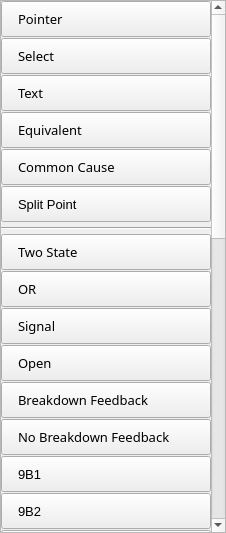
<?xml version="1.0" encoding="UTF-8"?>
<ui version="4.0">
 <class>ToolboxGoMarkov</class>
 <widget class="QWidget" name="ToolboxGoMarkov">
  <property name="geometry">
   <rect>
    <x>0</x>
    <y>0</y>
    <width>226</width>
    <height>533</height>
   </rect>
  </property>
  <property name="windowTitle">
   <string>Form</string>
  </property>
  <layout class="QVBoxLayout" name="verticalLayout">
   <property name="spacing">
    <number>0</number>
   </property>
   <property name="leftMargin">
    <number>0</number>
   </property>
   <property name="topMargin">
    <number>0</number>
   </property>
   <property name="rightMargin">
    <number>0</number>
   </property>
   <property name="bottomMargin">
    <number>0</number>
   </property>
   <item>
    <widget class="QScrollArea" name="scrollArea">
     <property name="widgetResizable">
      <bool>true</bool>
     </property>
     <widget class="QWidget" name="scrollAreaWidgetContents">
      <property name="geometry">
       <rect>
        <x>0</x>
        <y>-680</y>
        <width>238</width>
        <height>1194</height>
       </rect>
      </property>
      <layout class="QVBoxLayout" name="verticalLayout_2">
       <property name="spacing">
        <number>1</number>
       </property>
       <property name="leftMargin">
        <number>0</number>
       </property>
       <property name="topMargin">
        <number>0</number>
       </property>
       <property name="rightMargin">
        <number>0</number>
       </property>
       <property name="bottomMargin">
        <number>0</number>
       </property>
       <item>
        <widget class="QPushButton" name="buttonPointer">
         <property name="sizePolicy">
          <sizepolicy hsizetype="Minimum" vsizetype="Expanding">
           <horstretch>0</horstretch>
           <verstretch>0</verstretch>
          </sizepolicy>
         </property>
         <property name="minimumSize">
          <size>
           <width>0</width>
           <height>36</height>
          </size>
         </property>
         <property name="font">
          <font>
           <family>微软雅黑</family>
           <pointsize>10</pointsize>
           <weight>50</weight>
           <bold>false</bold>
           <stylestrategy>PreferAntialias</stylestrategy>
          </font>
         </property>
         <property name="toolTip">
          <string/>
         </property>
         <property name="styleSheet">
          <string notr="true">text-align: left;
padding-left: 16px;
background-color: linear-gradient(rgb(234, 234, 234), rgb(218, 218, 218));
border-color: rgb(204, 204, 204) rgb(204, 204, 204) rgb(181, 181, 181);
</string>
         </property>
         <property name="text">
          <string>Pointer</string>
         </property>
         <property name="icon">
          <iconset resource="../resource.qrc">
           <normaloff>:/icon/resource/image/tool_pointer.png</normaloff>:/icon/resource/image/tool_pointer.png</iconset>
         </property>
         <property name="iconSize">
          <size>
           <width>24</width>
           <height>24</height>
          </size>
         </property>
         <property name="flat">
          <bool>false</bool>
         </property>
        </widget>
       </item>
       <item>
        <widget class="QPushButton" name="buttonSelect">
         <property name="sizePolicy">
          <sizepolicy hsizetype="Minimum" vsizetype="Expanding">
           <horstretch>0</horstretch>
           <verstretch>0</verstretch>
          </sizepolicy>
         </property>
         <property name="minimumSize">
          <size>
           <width>0</width>
           <height>36</height>
          </size>
         </property>
         <property name="font">
          <font>
           <family>微软雅黑</family>
           <pointsize>10</pointsize>
           <weight>50</weight>
           <bold>false</bold>
           <stylestrategy>PreferAntialias</stylestrategy>
          </font>
         </property>
         <property name="toolTip">
          <string/>
         </property>
         <property name="styleSheet">
          <string notr="true">text-align: left;
padding-left: 16px;
background-color: linear-gradient(rgb(234, 234, 234), rgb(218, 218, 218));
border-color: rgb(204, 204, 204) rgb(204, 204, 204) rgb(181, 181, 181);
</string>
         </property>
         <property name="text">
          <string>Select</string>
         </property>
         <property name="icon">
          <iconset resource="../resource.qrc">
           <normaloff>:/icon/resource/image/tool_select.png</normaloff>:/icon/resource/image/tool_select.png</iconset>
         </property>
         <property name="iconSize">
          <size>
           <width>24</width>
           <height>24</height>
          </size>
         </property>
         <property name="flat">
          <bool>false</bool>
         </property>
        </widget>
       </item>
       <item>
        <widget class="QPushButton" name="buttonText">
         <property name="sizePolicy">
          <sizepolicy hsizetype="Minimum" vsizetype="Expanding">
           <horstretch>0</horstretch>
           <verstretch>0</verstretch>
          </sizepolicy>
         </property>
         <property name="minimumSize">
          <size>
           <width>0</width>
           <height>36</height>
          </size>
         </property>
         <property name="font">
          <font>
           <family>微软雅黑</family>
           <pointsize>10</pointsize>
           <weight>50</weight>
           <bold>false</bold>
           <stylestrategy>PreferAntialias</stylestrategy>
          </font>
         </property>
         <property name="toolTip">
          <string/>
         </property>
         <property name="styleSheet">
          <string notr="true">text-align: left;
padding-left: 16px;
background-color: linear-gradient(rgb(234, 234, 234), rgb(218, 218, 218));
border-color: rgb(204, 204, 204) rgb(204, 204, 204) rgb(181, 181, 181);
</string>
         </property>
         <property name="text">
          <string>Text</string>
         </property>
         <property name="icon">
          <iconset resource="../resource.qrc">
           <normaloff>:/icon/resource/image/tool_text.png</normaloff>:/icon/resource/image/tool_text.png</iconset>
         </property>
         <property name="iconSize">
          <size>
           <width>24</width>
           <height>24</height>
          </size>
         </property>
         <property name="flat">
          <bool>false</bool>
         </property>
        </widget>
       </item>
       <item>
        <widget class="QPushButton" name="buttonEquivalent">
         <property name="sizePolicy">
          <sizepolicy hsizetype="Minimum" vsizetype="Expanding">
           <horstretch>0</horstretch>
           <verstretch>0</verstretch>
          </sizepolicy>
         </property>
         <property name="minimumSize">
          <size>
           <width>0</width>
           <height>36</height>
          </size>
         </property>
         <property name="font">
          <font>
           <family>微软雅黑</family>
           <pointsize>10</pointsize>
          </font>
         </property>
         <property name="styleSheet">
          <string notr="true">text-align: left;
padding-left: 16px;
background-color: linear-gradient(rgb(234, 234, 234), rgb(218, 218, 218));
border-color: rgb(204, 204, 204) rgb(204, 204, 204) rgb(181, 181, 181);
</string>
         </property>
         <property name="text">
          <string>Equivalent</string>
         </property>
         <property name="icon">
          <iconset resource="../resource.qrc">
           <normaloff>:/icon/resource/image/tool_equivalent.png</normaloff>:/icon/resource/image/tool_equivalent.png</iconset>
         </property>
         <property name="iconSize">
          <size>
           <width>24</width>
           <height>24</height>
          </size>
         </property>
        </widget>
       </item>
       <item>
        <widget class="QPushButton" name="buttonCommonCause">
         <property name="sizePolicy">
          <sizepolicy hsizetype="Minimum" vsizetype="Expanding">
           <horstretch>0</horstretch>
           <verstretch>0</verstretch>
          </sizepolicy>
         </property>
         <property name="minimumSize">
          <size>
           <width>0</width>
           <height>36</height>
          </size>
         </property>
         <property name="font">
          <font>
           <family>微软雅黑</family>
           <pointsize>10</pointsize>
          </font>
         </property>
         <property name="styleSheet">
          <string notr="true">text-align: left;
padding-left: 16px;
background-color: linear-gradient(rgb(234, 234, 234), rgb(218, 218, 218));
border-color: rgb(204, 204, 204) rgb(204, 204, 204) rgb(181, 181, 181);
</string>
         </property>
         <property name="text">
          <string>Common Cause</string>
         </property>
         <property name="icon">
          <iconset resource="../resource.qrc">
           <normaloff>:/icon/resource/image/tool_common.png</normaloff>:/icon/resource/image/tool_common.png</iconset>
         </property>
         <property name="iconSize">
          <size>
           <width>24</width>
           <height>24</height>
          </size>
         </property>
        </widget>
       </item>
       <item>
        <widget class="QPushButton" name="buttonOperatorSplit">
         <property name="sizePolicy">
          <sizepolicy hsizetype="Minimum" vsizetype="Expanding">
           <horstretch>0</horstretch>
           <verstretch>0</verstretch>
          </sizepolicy>
         </property>
         <property name="minimumSize">
          <size>
           <width>0</width>
           <height>36</height>
          </size>
         </property>
         <property name="font">
          <font>
           <pointsize>10</pointsize>
          </font>
         </property>
         <property name="styleSheet">
          <string notr="true">text-align: left;
padding-left: 16px;
background-color: linear-gradient(rgb(234, 234, 234), rgb(218, 218, 218));
border-color: rgb(204, 204, 204) rgb(204, 204, 204) rgb(181, 181, 181);
</string>
         </property>
         <property name="text">
          <string>Split Point</string>
         </property>
         <property name="icon">
          <iconset resource="../resource.qrc">
           <normaloff>:/icon/resource/image/tool_split.png</normaloff>:/icon/resource/image/tool_split.png</iconset>
         </property>
         <property name="iconSize">
          <size>
           <width>24</width>
           <height>24</height>
          </size>
         </property>
        </widget>
       </item>
       <item>
        <widget class="Line" name="line">
         <property name="minimumSize">
          <size>
           <width>0</width>
           <height>10</height>
          </size>
         </property>
         <property name="orientation">
          <enum>Qt::Horizontal</enum>
         </property>
        </widget>
       </item>
       <item>
        <widget class="QPushButton" name="buttonOperator1">
         <property name="sizePolicy">
          <sizepolicy hsizetype="Minimum" vsizetype="Expanding">
           <horstretch>0</horstretch>
           <verstretch>0</verstretch>
          </sizepolicy>
         </property>
         <property name="minimumSize">
          <size>
           <width>0</width>
           <height>36</height>
          </size>
         </property>
         <property name="font">
          <font>
           <family>微软雅黑</family>
           <pointsize>10</pointsize>
           <weight>50</weight>
           <bold>false</bold>
           <stylestrategy>PreferAntialias</stylestrategy>
          </font>
         </property>
         <property name="toolTip">
          <string/>
         </property>
         <property name="styleSheet">
          <string notr="true">text-align: left;
padding-left: 16px;
background-color: linear-gradient(rgb(234, 234, 234), rgb(218, 218, 218));
border-color: rgb(204, 204, 204) rgb(204, 204, 204) rgb(181, 181, 181);
</string>
         </property>
         <property name="text">
          <string>Two State</string>
         </property>
         <property name="icon">
          <iconset resource="../resource.qrc">
           <normaloff>:/icon/resource/image/tool_op1.png</normaloff>:/icon/resource/image/tool_op1.png</iconset>
         </property>
         <property name="iconSize">
          <size>
           <width>24</width>
           <height>24</height>
          </size>
         </property>
         <property name="flat">
          <bool>false</bool>
         </property>
        </widget>
       </item>
       <item>
        <widget class="QPushButton" name="buttonOperator2">
         <property name="sizePolicy">
          <sizepolicy hsizetype="Minimum" vsizetype="Expanding">
           <horstretch>0</horstretch>
           <verstretch>0</verstretch>
          </sizepolicy>
         </property>
         <property name="minimumSize">
          <size>
           <width>0</width>
           <height>36</height>
          </size>
         </property>
         <property name="font">
          <font>
           <family>微软雅黑</family>
           <pointsize>10</pointsize>
           <weight>50</weight>
           <bold>false</bold>
           <stylestrategy>PreferAntialias</stylestrategy>
          </font>
         </property>
         <property name="toolTip">
          <string/>
         </property>
         <property name="styleSheet">
          <string notr="true">text-align: left;
padding-left: 16px;
background-color: linear-gradient(rgb(234, 234, 234), rgb(218, 218, 218));
border-color: rgb(204, 204, 204) rgb(204, 204, 204) rgb(181, 181, 181);
</string>
         </property>
         <property name="text">
          <string>OR</string>
         </property>
         <property name="icon">
          <iconset resource="../resource.qrc">
           <normaloff>:/icon/resource/image/tool_op2.png</normaloff>:/icon/resource/image/tool_op2.png</iconset>
         </property>
         <property name="iconSize">
          <size>
           <width>24</width>
           <height>24</height>
          </size>
         </property>
         <property name="flat">
          <bool>false</bool>
         </property>
        </widget>
       </item>
       <item>
        <widget class="QPushButton" name="buttonOperator5">
         <property name="sizePolicy">
          <sizepolicy hsizetype="Minimum" vsizetype="Expanding">
           <horstretch>0</horstretch>
           <verstretch>0</verstretch>
          </sizepolicy>
         </property>
         <property name="minimumSize">
          <size>
           <width>0</width>
           <height>36</height>
          </size>
         </property>
         <property name="font">
          <font>
           <family>微软雅黑</family>
           <pointsize>10</pointsize>
           <weight>50</weight>
           <bold>false</bold>
           <stylestrategy>PreferAntialias</stylestrategy>
          </font>
         </property>
         <property name="toolTip">
          <string/>
         </property>
         <property name="styleSheet">
          <string notr="true">text-align: left;
padding-left: 16px;
background-color: linear-gradient(rgb(234, 234, 234), rgb(218, 218, 218));
border-color: rgb(204, 204, 204) rgb(204, 204, 204) rgb(181, 181, 181);
</string>
         </property>
         <property name="text">
          <string>Signal</string>
         </property>
         <property name="icon">
          <iconset resource="../resource.qrc">
           <normaloff>:/icon/resource/image/tool_op5.png</normaloff>:/icon/resource/image/tool_op5.png</iconset>
         </property>
         <property name="iconSize">
          <size>
           <width>24</width>
           <height>24</height>
          </size>
         </property>
         <property name="flat">
          <bool>false</bool>
         </property>
        </widget>
       </item>
       <item>
        <widget class="QPushButton" name="buttonOperator6">
         <property name="sizePolicy">
          <sizepolicy hsizetype="Minimum" vsizetype="Expanding">
           <horstretch>0</horstretch>
           <verstretch>0</verstretch>
          </sizepolicy>
         </property>
         <property name="minimumSize">
          <size>
           <width>0</width>
           <height>36</height>
          </size>
         </property>
         <property name="font">
          <font>
           <family>微软雅黑</family>
           <pointsize>10</pointsize>
           <weight>50</weight>
           <bold>false</bold>
           <stylestrategy>PreferAntialias</stylestrategy>
          </font>
         </property>
         <property name="toolTip">
          <string/>
         </property>
         <property name="styleSheet">
          <string notr="true">text-align: left;
padding-left: 16px;
background-color: linear-gradient(rgb(234, 234, 234), rgb(218, 218, 218));
border-color: rgb(204, 204, 204) rgb(204, 204, 204) rgb(181, 181, 181);
</string>
         </property>
         <property name="text">
          <string>Open</string>
         </property>
         <property name="icon">
          <iconset resource="../resource.qrc">
           <normaloff>:/icon/resource/image/tool_op6.png</normaloff>:/icon/resource/image/tool_op6.png</iconset>
         </property>
         <property name="iconSize">
          <size>
           <width>24</width>
           <height>24</height>
          </size>
         </property>
         <property name="flat">
          <bool>false</bool>
         </property>
        </widget>
       </item>
       <item>
        <widget class="QPushButton" name="buttonOperator9A1">
         <property name="sizePolicy">
          <sizepolicy hsizetype="Minimum" vsizetype="Expanding">
           <horstretch>0</horstretch>
           <verstretch>0</verstretch>
          </sizepolicy>
         </property>
         <property name="minimumSize">
          <size>
           <width>0</width>
           <height>36</height>
          </size>
         </property>
         <property name="font">
          <font>
           <family>微软雅黑</family>
           <pointsize>10</pointsize>
           <weight>50</weight>
           <bold>false</bold>
           <stylestrategy>PreferAntialias</stylestrategy>
          </font>
         </property>
         <property name="styleSheet">
          <string notr="true">text-align: left;
padding-left: 16px;
background-color: linear-gradient(rgb(234, 234, 234), rgb(218, 218, 218));
border-color: rgb(204, 204, 204) rgb(204, 204, 204) rgb(181, 181, 181);
</string>
         </property>
         <property name="text">
          <string>Breakdown Feedback</string>
         </property>
         <property name="icon">
          <iconset resource="../resource.qrc">
           <normaloff>:/icon/resource/image/tool_op9A1.png</normaloff>:/icon/resource/image/tool_op9A1.png</iconset>
         </property>
         <property name="iconSize">
          <size>
           <width>24</width>
           <height>24</height>
          </size>
         </property>
        </widget>
       </item>
       <item>
        <widget class="QPushButton" name="buttonOperator9A2">
         <property name="sizePolicy">
          <sizepolicy hsizetype="Minimum" vsizetype="Expanding">
           <horstretch>0</horstretch>
           <verstretch>0</verstretch>
          </sizepolicy>
         </property>
         <property name="minimumSize">
          <size>
           <width>0</width>
           <height>36</height>
          </size>
         </property>
         <property name="font">
          <font>
           <family>微软雅黑</family>
           <pointsize>10</pointsize>
           <weight>50</weight>
           <bold>false</bold>
           <stylestrategy>PreferAntialias</stylestrategy>
          </font>
         </property>
         <property name="styleSheet">
          <string notr="true">text-align: left;
padding-left: 16px;
background-color: linear-gradient(rgb(234, 234, 234), rgb(218, 218, 218));
border-color: rgb(204, 204, 204) rgb(204, 204, 204) rgb(181, 181, 181);
</string>
         </property>
         <property name="text">
          <string>No Breakdown Feedback</string>
         </property>
         <property name="icon">
          <iconset resource="../resource.qrc">
           <normaloff>:/icon/resource/image/tool_op9A2.png</normaloff>:/icon/resource/image/tool_op9A2.png</iconset>
         </property>
         <property name="iconSize">
          <size>
           <width>24</width>
           <height>24</height>
          </size>
         </property>
        </widget>
       </item>
       <item>
        <widget class="QPushButton" name="buttonOperator9B1">
         <property name="sizePolicy">
          <sizepolicy hsizetype="Minimum" vsizetype="Expanding">
           <horstretch>0</horstretch>
           <verstretch>0</verstretch>
          </sizepolicy>
         </property>
         <property name="minimumSize">
          <size>
           <width>0</width>
           <height>36</height>
          </size>
         </property>
         <property name="font">
          <font>
           <pointsize>10</pointsize>
          </font>
         </property>
         <property name="styleSheet">
          <string notr="true">text-align: left;
padding-left: 16px;
background-color: linear-gradient(rgb(234, 234, 234), rgb(218, 218, 218));
border-color: rgb(204, 204, 204) rgb(204, 204, 204) rgb(181, 181, 181);
</string>
         </property>
         <property name="text">
          <string>9B1</string>
         </property>
         <property name="icon">
          <iconset resource="../resource.qrc">
           <normaloff>:/icon/resource/image/tool_op9B1.png</normaloff>:/icon/resource/image/tool_op9B1.png</iconset>
         </property>
         <property name="iconSize">
          <size>
           <width>24</width>
           <height>24</height>
          </size>
         </property>
        </widget>
       </item>
       <item>
        <widget class="QPushButton" name="buttonOperator9B2">
         <property name="sizePolicy">
          <sizepolicy hsizetype="Minimum" vsizetype="Expanding">
           <horstretch>0</horstretch>
           <verstretch>0</verstretch>
          </sizepolicy>
         </property>
         <property name="minimumSize">
          <size>
           <width>0</width>
           <height>36</height>
          </size>
         </property>
         <property name="font">
          <font>
           <pointsize>10</pointsize>
          </font>
         </property>
         <property name="styleSheet">
          <string notr="true">text-align: left;
padding-left: 16px;
background-color: linear-gradient(rgb(234, 234, 234), rgb(218, 218, 218));
border-color: rgb(204, 204, 204) rgb(204, 204, 204) rgb(181, 181, 181);
</string>
         </property>
         <property name="text">
          <string>9B2</string>
         </property>
         <property name="icon">
          <iconset resource="../resource.qrc">
           <normaloff>:/icon/resource/image/tool_op9B2.png</normaloff>:/icon/resource/image/tool_op9B2.png</iconset>
         </property>
         <property name="iconSize">
          <size>
           <width>24</width>
           <height>24</height>
          </size>
         </property>
        </widget>
       </item>
       <item>
        <widget class="QPushButton" name="buttonOperator10">
         <property name="sizePolicy">
          <sizepolicy hsizetype="Minimum" vsizetype="Expanding">
           <horstretch>0</horstretch>
           <verstretch>0</verstretch>
          </sizepolicy>
         </property>
         <property name="minimumSize">
          <size>
           <width>0</width>
           <height>36</height>
          </size>
         </property>
         <property name="font">
          <font>
           <family>微软雅黑</family>
           <pointsize>10</pointsize>
           <weight>50</weight>
           <bold>false</bold>
           <stylestrategy>PreferAntialias</stylestrategy>
          </font>
         </property>
         <property name="toolTip">
          <string/>
         </property>
         <property name="styleSheet">
          <string notr="true">text-align: left;
padding-left: 16px;
background-color: linear-gradient(rgb(234, 234, 234), rgb(218, 218, 218));
border-color: rgb(204, 204, 204) rgb(204, 204, 204) rgb(181, 181, 181);
</string>
         </property>
         <property name="text">
          <string>AND</string>
         </property>
         <property name="icon">
          <iconset resource="../resource.qrc">
           <normaloff>:/icon/resource/image/tool_op10.png</normaloff>:/icon/resource/image/tool_op10.png</iconset>
         </property>
         <property name="iconSize">
          <size>
           <width>24</width>
           <height>24</height>
          </size>
         </property>
         <property name="flat">
          <bool>false</bool>
         </property>
        </widget>
       </item>
       <item>
        <widget class="QPushButton" name="buttonOperator11">
         <property name="sizePolicy">
          <sizepolicy hsizetype="Minimum" vsizetype="Expanding">
           <horstretch>0</horstretch>
           <verstretch>0</verstretch>
          </sizepolicy>
         </property>
         <property name="minimumSize">
          <size>
           <width>0</width>
           <height>36</height>
          </size>
         </property>
         <property name="font">
          <font>
           <family>微软雅黑</family>
           <pointsize>10</pointsize>
           <weight>50</weight>
           <bold>false</bold>
           <stylestrategy>PreferAntialias</stylestrategy>
          </font>
         </property>
         <property name="toolTip">
          <string/>
         </property>
         <property name="styleSheet">
          <string notr="true">text-align: left;
padding-left: 16px;
background-color: linear-gradient(rgb(234, 234, 234), rgb(218, 218, 218));
border-color: rgb(204, 204, 204) rgb(204, 204, 204) rgb(181, 181, 181);
</string>
         </property>
         <property name="text">
          <string>M Take K</string>
         </property>
         <property name="icon">
          <iconset resource="../resource.qrc">
           <normaloff>:/icon/resource/image/tool_op11.png</normaloff>:/icon/resource/image/tool_op11.png</iconset>
         </property>
         <property name="iconSize">
          <size>
           <width>24</width>
           <height>24</height>
          </size>
         </property>
         <property name="flat">
          <bool>false</bool>
         </property>
        </widget>
       </item>
       <item>
        <widget class="QPushButton" name="buttonOperator11A">
         <property name="sizePolicy">
          <sizepolicy hsizetype="Minimum" vsizetype="Expanding">
           <horstretch>0</horstretch>
           <verstretch>0</verstretch>
          </sizepolicy>
         </property>
         <property name="minimumSize">
          <size>
           <width>0</width>
           <height>36</height>
          </size>
         </property>
         <property name="font">
          <font>
           <pointsize>10</pointsize>
          </font>
         </property>
         <property name="styleSheet">
          <string notr="true">text-align: left;
padding-left: 16px;
background-color: linear-gradient(rgb(234, 234, 234), rgb(218, 218, 218));
border-color: rgb(204, 204, 204) rgb(204, 204, 204) rgb(181, 181, 181);
</string>
         </property>
         <property name="text">
          <string>M Take K</string>
         </property>
         <property name="icon">
          <iconset resource="../resource.qrc">
           <normaloff>:/icon/resource/image/tool_op11A.png</normaloff>:/icon/resource/image/tool_op11A.png</iconset>
         </property>
         <property name="iconSize">
          <size>
           <width>24</width>
           <height>24</height>
          </size>
         </property>
        </widget>
       </item>
       <item>
        <widget class="QPushButton" name="buttonOperator12A">
         <property name="sizePolicy">
          <sizepolicy hsizetype="Minimum" vsizetype="Expanding">
           <horstretch>0</horstretch>
           <verstretch>0</verstretch>
          </sizepolicy>
         </property>
         <property name="minimumSize">
          <size>
           <width>0</width>
           <height>36</height>
          </size>
         </property>
         <property name="font">
          <font>
           <family>微软雅黑</family>
           <pointsize>10</pointsize>
          </font>
         </property>
         <property name="styleSheet">
          <string notr="true">text-align: left;
padding-left: 16px;
background-color: linear-gradient(rgb(234, 234, 234), rgb(218, 218, 218));
border-color: rgb(204, 204, 204) rgb(204, 204, 204) rgb(181, 181, 181);
</string>
         </property>
         <property name="text">
          <string>State Separation</string>
         </property>
         <property name="icon">
          <iconset resource="../resource.qrc">
           <normaloff>:/icon/resource/image/tool_op12A.png</normaloff>:/icon/resource/image/tool_op12A.png</iconset>
         </property>
         <property name="iconSize">
          <size>
           <width>24</width>
           <height>24</height>
          </size>
         </property>
        </widget>
       </item>
       <item>
        <widget class="QPushButton" name="buttonOperator13A">
         <property name="sizePolicy">
          <sizepolicy hsizetype="Minimum" vsizetype="Expanding">
           <horstretch>0</horstretch>
           <verstretch>0</verstretch>
          </sizepolicy>
         </property>
         <property name="minimumSize">
          <size>
           <width>0</width>
           <height>36</height>
          </size>
         </property>
         <property name="font">
          <font>
           <family>微软雅黑</family>
           <pointsize>10</pointsize>
           <weight>50</weight>
           <bold>false</bold>
           <stylestrategy>PreferAntialias</stylestrategy>
          </font>
         </property>
         <property name="styleSheet">
          <string notr="true">text-align: left;
padding-left: 16px;
background-color: linear-gradient(rgb(234, 234, 234), rgb(218, 218, 218));
border-color: rgb(204, 204, 204) rgb(204, 204, 204) rgb(181, 181, 181);
</string>
         </property>
         <property name="text">
          <string>Multiplex Input and Output (×)</string>
         </property>
         <property name="icon">
          <iconset resource="../resource.qrc">
           <normaloff>:/icon/resource/image/tool_op13A.png</normaloff>:/icon/resource/image/tool_op13A.png</iconset>
         </property>
         <property name="iconSize">
          <size>
           <width>24</width>
           <height>24</height>
          </size>
         </property>
        </widget>
       </item>
       <item>
        <widget class="QPushButton" name="buttonOperator13B">
         <property name="sizePolicy">
          <sizepolicy hsizetype="Minimum" vsizetype="Expanding">
           <horstretch>0</horstretch>
           <verstretch>0</verstretch>
          </sizepolicy>
         </property>
         <property name="minimumSize">
          <size>
           <width>0</width>
           <height>36</height>
          </size>
         </property>
         <property name="font">
          <font>
           <family>微软雅黑</family>
           <pointsize>10</pointsize>
           <weight>50</weight>
           <bold>false</bold>
           <stylestrategy>PreferAntialias</stylestrategy>
          </font>
         </property>
         <property name="styleSheet">
          <string notr="true">text-align: left;
padding-left: 16px;
background-color: linear-gradient(rgb(234, 234, 234), rgb(218, 218, 218));
border-color: rgb(204, 204, 204) rgb(204, 204, 204) rgb(181, 181, 181);
</string>
         </property>
         <property name="text">
          <string>Multiplex Input and Output (+)</string>
         </property>
         <property name="icon">
          <iconset resource="../resource.qrc">
           <normaloff>:/icon/resource/image/tool_op13B.png</normaloff>:/icon/resource/image/tool_op13B.png</iconset>
         </property>
         <property name="iconSize">
          <size>
           <width>24</width>
           <height>24</height>
          </size>
         </property>
        </widget>
       </item>
       <item>
        <widget class="QPushButton" name="buttonOperator15A">
         <property name="sizePolicy">
          <sizepolicy hsizetype="Minimum" vsizetype="Expanding">
           <horstretch>0</horstretch>
           <verstretch>0</verstretch>
          </sizepolicy>
         </property>
         <property name="minimumSize">
          <size>
           <width>0</width>
           <height>36</height>
          </size>
         </property>
         <property name="font">
          <font>
           <family>微软雅黑</family>
           <pointsize>10</pointsize>
           <weight>50</weight>
           <bold>false</bold>
           <stylestrategy>PreferAntialias</stylestrategy>
          </font>
         </property>
         <property name="styleSheet">
          <string notr="true">text-align: left;
padding-left: 16px;
background-color: linear-gradient(rgb(234, 234, 234), rgb(218, 218, 218));
border-color: rgb(204, 204, 204) rgb(204, 204, 204) rgb(181, 181, 181);
</string>
         </property>
         <property name="text">
          <string>Corresponding Gate</string>
         </property>
         <property name="icon">
          <iconset resource="../resource.qrc">
           <normaloff>:/icon/resource/image/tool_op15A.png</normaloff>:/icon/resource/image/tool_op15A.png</iconset>
         </property>
         <property name="iconSize">
          <size>
           <width>24</width>
           <height>24</height>
          </size>
         </property>
        </widget>
       </item>
       <item>
        <widget class="QPushButton" name="buttonOperator15B">
         <property name="sizePolicy">
          <sizepolicy hsizetype="Minimum" vsizetype="Expanding">
           <horstretch>0</horstretch>
           <verstretch>0</verstretch>
          </sizepolicy>
         </property>
         <property name="minimumSize">
          <size>
           <width>0</width>
           <height>36</height>
          </size>
         </property>
         <property name="font">
          <font>
           <family>微软雅黑</family>
           <pointsize>10</pointsize>
          </font>
         </property>
         <property name="styleSheet">
          <string notr="true">text-align: left;
padding-left: 16px;
background-color: linear-gradient(rgb(234, 234, 234), rgb(218, 218, 218));
border-color: rgb(204, 204, 204) rgb(204, 204, 204) rgb(181, 181, 181);
</string>
         </property>
         <property name="text">
          <string>Parallel Computing</string>
         </property>
         <property name="icon">
          <iconset resource="../resource.qrc">
           <normaloff>:/icon/resource/image/tool_op15B.png</normaloff>:/icon/resource/image/tool_op15B.png</iconset>
         </property>
         <property name="iconSize">
          <size>
           <width>24</width>
           <height>24</height>
          </size>
         </property>
        </widget>
       </item>
       <item>
        <widget class="QPushButton" name="buttonOperator16">
         <property name="sizePolicy">
          <sizepolicy hsizetype="Minimum" vsizetype="Expanding">
           <horstretch>0</horstretch>
           <verstretch>0</verstretch>
          </sizepolicy>
         </property>
         <property name="minimumSize">
          <size>
           <width>0</width>
           <height>36</height>
          </size>
         </property>
         <property name="font">
          <font>
           <family>微软雅黑</family>
           <pointsize>10</pointsize>
          </font>
         </property>
         <property name="styleSheet">
          <string notr="true">text-align: left;
padding-left: 16px;
background-color: linear-gradient(rgb(234, 234, 234), rgb(218, 218, 218));
border-color: rgb(204, 204, 204) rgb(204, 204, 204) rgb(181, 181, 181);
</string>
         </property>
         <property name="text">
          <string>Restore Open</string>
         </property>
         <property name="icon">
          <iconset resource="../resource.qrc">
           <normaloff>:/icon/resource/image/tool_op16.png</normaloff>:/icon/resource/image/tool_op16.png</iconset>
         </property>
         <property name="iconSize">
          <size>
           <width>24</width>
           <height>24</height>
          </size>
         </property>
        </widget>
       </item>
       <item>
        <widget class="QPushButton" name="buttonOperator17">
         <property name="sizePolicy">
          <sizepolicy hsizetype="Minimum" vsizetype="Expanding">
           <horstretch>0</horstretch>
           <verstretch>0</verstretch>
          </sizepolicy>
         </property>
         <property name="minimumSize">
          <size>
           <width>0</width>
           <height>36</height>
          </size>
         </property>
         <property name="font">
          <font>
           <family>微软雅黑</family>
           <pointsize>10</pointsize>
          </font>
         </property>
         <property name="styleSheet">
          <string notr="true">text-align: left;
padding-left: 16px;
background-color: linear-gradient(rgb(234, 234, 234), rgb(218, 218, 218));
border-color: rgb(204, 204, 204) rgb(204, 204, 204) rgb(181, 181, 181);
</string>
         </property>
         <property name="text">
          <string>Restore Close</string>
         </property>
         <property name="icon">
          <iconset resource="../resource.qrc">
           <normaloff>:/icon/resource/image/tool_op17.png</normaloff>:/icon/resource/image/tool_op17.png</iconset>
         </property>
         <property name="iconSize">
          <size>
           <width>24</width>
           <height>24</height>
          </size>
         </property>
        </widget>
       </item>
       <item>
        <widget class="QPushButton" name="buttonOperator18">
         <property name="sizePolicy">
          <sizepolicy hsizetype="Minimum" vsizetype="Expanding">
           <horstretch>0</horstretch>
           <verstretch>0</verstretch>
          </sizepolicy>
         </property>
         <property name="minimumSize">
          <size>
           <width>0</width>
           <height>36</height>
          </size>
         </property>
         <property name="font">
          <font>
           <family>微软雅黑</family>
           <pointsize>10</pointsize>
          </font>
         </property>
         <property name="styleSheet">
          <string notr="true">text-align: left;
padding-left: 16px;
background-color: linear-gradient(rgb(234, 234, 234), rgb(218, 218, 218));
border-color: rgb(204, 204, 204) rgb(204, 204, 204) rgb(181, 181, 181);
</string>
         </property>
         <property name="text">
          <string>Backup Gate</string>
         </property>
         <property name="icon">
          <iconset resource="../resource.qrc">
           <normaloff>:/icon/resource/image/tool_op18.png</normaloff>:/icon/resource/image/tool_op18.png</iconset>
         </property>
         <property name="iconSize">
          <size>
           <width>24</width>
           <height>24</height>
          </size>
         </property>
        </widget>
       </item>
       <item>
        <widget class="QPushButton" name="buttonOperator18A">
         <property name="sizePolicy">
          <sizepolicy hsizetype="Minimum" vsizetype="Expanding">
           <horstretch>0</horstretch>
           <verstretch>0</verstretch>
          </sizepolicy>
         </property>
         <property name="minimumSize">
          <size>
           <width>0</width>
           <height>36</height>
          </size>
         </property>
         <property name="font">
          <font>
           <family>微软雅黑</family>
           <pointsize>10</pointsize>
          </font>
         </property>
         <property name="styleSheet">
          <string notr="true">text-align: left;
padding-left: 16px;
background-color: linear-gradient(rgb(234, 234, 234), rgb(218, 218, 218));
border-color: rgb(204, 204, 204) rgb(204, 204, 204) rgb(181, 181, 181);
</string>
         </property>
         <property name="text">
          <string>Backup Gate</string>
         </property>
         <property name="icon">
          <iconset resource="../resource.qrc">
           <normaloff>:/icon/resource/image/tool_op18A.png</normaloff>:/icon/resource/image/tool_op18A.png</iconset>
         </property>
         <property name="iconSize">
          <size>
           <width>24</width>
           <height>24</height>
          </size>
         </property>
        </widget>
       </item>
       <item>
        <widget class="QPushButton" name="buttonOperator19">
         <property name="sizePolicy">
          <sizepolicy hsizetype="Minimum" vsizetype="Expanding">
           <horstretch>0</horstretch>
           <verstretch>0</verstretch>
          </sizepolicy>
         </property>
         <property name="minimumSize">
          <size>
           <width>0</width>
           <height>36</height>
          </size>
         </property>
         <property name="font">
          <font>
           <family>微软雅黑</family>
           <pointsize>10</pointsize>
          </font>
         </property>
         <property name="styleSheet">
          <string notr="true">text-align: left;
padding-left: 16px;
background-color: linear-gradient(rgb(234, 234, 234), rgb(218, 218, 218));
border-color: rgb(204, 204, 204) rgb(204, 204, 204) rgb(181, 181, 181);
</string>
         </property>
         <property name="text">
          <string>Overpressure Protection</string>
         </property>
         <property name="icon">
          <iconset resource="../resource.qrc">
           <normaloff>:/icon/resource/image/tool_op19.png</normaloff>:/icon/resource/image/tool_op19.png</iconset>
         </property>
         <property name="iconSize">
          <size>
           <width>24</width>
           <height>24</height>
          </size>
         </property>
        </widget>
       </item>
       <item>
        <widget class="QPushButton" name="buttonOperator20">
         <property name="sizePolicy">
          <sizepolicy hsizetype="Minimum" vsizetype="Expanding">
           <horstretch>0</horstretch>
           <verstretch>0</verstretch>
          </sizepolicy>
         </property>
         <property name="minimumSize">
          <size>
           <width>0</width>
           <height>36</height>
          </size>
         </property>
         <property name="font">
          <font>
           <family>微软雅黑</family>
           <pointsize>10</pointsize>
          </font>
         </property>
         <property name="styleSheet">
          <string notr="true">text-align: left;
padding-left: 16px;
background-color: linear-gradient(rgb(234, 234, 234), rgb(218, 218, 218));
border-color: rgb(204, 204, 204) rgb(204, 204, 204) rgb(181, 181, 181);
</string>
         </property>
         <property name="text">
          <string>NOT Gate</string>
         </property>
         <property name="icon">
          <iconset resource="../resource.qrc">
           <normaloff>:/icon/resource/image/tool_op20.png</normaloff>:/icon/resource/image/tool_op20.png</iconset>
         </property>
         <property name="iconSize">
          <size>
           <width>24</width>
           <height>24</height>
          </size>
         </property>
        </widget>
       </item>
       <item>
        <widget class="QPushButton" name="buttonOperator21">
         <property name="sizePolicy">
          <sizepolicy hsizetype="Minimum" vsizetype="Expanding">
           <horstretch>0</horstretch>
           <verstretch>0</verstretch>
          </sizepolicy>
         </property>
         <property name="minimumSize">
          <size>
           <width>0</width>
           <height>36</height>
          </size>
         </property>
         <property name="font">
          <font>
           <family>微软雅黑</family>
           <pointsize>10</pointsize>
          </font>
         </property>
         <property name="styleSheet">
          <string notr="true">text-align: left;
padding-left: 16px;
background-color: linear-gradient(rgb(234, 234, 234), rgb(218, 218, 218));
border-color: rgb(204, 204, 204) rgb(204, 204, 204) rgb(181, 181, 181);
</string>
         </property>
         <property name="text">
          <string>Overall Feedback</string>
         </property>
         <property name="icon">
          <iconset resource="../resource.qrc">
           <normaloff>:/icon/resource/image/tool_op21.png</normaloff>:/icon/resource/image/tool_op21.png</iconset>
         </property>
         <property name="iconSize">
          <size>
           <width>24</width>
           <height>24</height>
          </size>
         </property>
        </widget>
       </item>
       <item>
        <widget class="QPushButton" name="buttonOperator22A">
         <property name="sizePolicy">
          <sizepolicy hsizetype="Minimum" vsizetype="Expanding">
           <horstretch>0</horstretch>
           <verstretch>0</verstretch>
          </sizepolicy>
         </property>
         <property name="minimumSize">
          <size>
           <width>0</width>
           <height>36</height>
          </size>
         </property>
         <property name="font">
          <font>
           <family>微软雅黑</family>
           <pointsize>10</pointsize>
          </font>
         </property>
         <property name="styleSheet">
          <string notr="true">text-align: left;
padding-left: 16px;
background-color: linear-gradient(rgb(234, 234, 234), rgb(218, 218, 218));
border-color: rgb(204, 204, 204) rgb(204, 204, 204) rgb(181, 181, 181);
</string>
         </property>
         <property name="text">
          <string>M Bits N Through</string>
         </property>
         <property name="icon">
          <iconset resource="../resource.qrc">
           <normaloff>:/icon/resource/image/tool_op22A.png</normaloff>:/icon/resource/image/tool_op22A.png</iconset>
         </property>
         <property name="iconSize">
          <size>
           <width>24</width>
           <height>24</height>
          </size>
         </property>
        </widget>
       </item>
       <item>
        <widget class="QPushButton" name="buttonOperator22B">
         <property name="sizePolicy">
          <sizepolicy hsizetype="Minimum" vsizetype="Expanding">
           <horstretch>0</horstretch>
           <verstretch>0</verstretch>
          </sizepolicy>
         </property>
         <property name="minimumSize">
          <size>
           <width>0</width>
           <height>36</height>
          </size>
         </property>
         <property name="font">
          <font>
           <family>微软雅黑</family>
           <pointsize>10</pointsize>
          </font>
         </property>
         <property name="styleSheet">
          <string notr="true">text-align: left;
padding-left: 16px;
background-color: linear-gradient(rgb(234, 234, 234), rgb(218, 218, 218));
border-color: rgb(204, 204, 204) rgb(204, 204, 204) rgb(181, 181, 181);
</string>
         </property>
         <property name="text">
          <string>M Bits N Through 2</string>
         </property>
         <property name="icon">
          <iconset resource="../resource.qrc">
           <normaloff>:/icon/resource/image/tool_op22B.png</normaloff>:/icon/resource/image/tool_op22B.png</iconset>
         </property>
         <property name="iconSize">
          <size>
           <width>24</width>
           <height>24</height>
          </size>
         </property>
        </widget>
       </item>
       <item>
        <widget class="QPushButton" name="buttonOperator23">
         <property name="sizePolicy">
          <sizepolicy hsizetype="Minimum" vsizetype="Expanding">
           <horstretch>0</horstretch>
           <verstretch>0</verstretch>
          </sizepolicy>
         </property>
         <property name="minimumSize">
          <size>
           <width>0</width>
           <height>36</height>
          </size>
         </property>
         <property name="font">
          <font>
           <family>微软雅黑</family>
           <pointsize>10</pointsize>
          </font>
         </property>
         <property name="styleSheet">
          <string notr="true">text-align: left;
padding-left: 16px;
background-color: linear-gradient(rgb(234, 234, 234), rgb(218, 218, 218));
border-color: rgb(204, 204, 204) rgb(204, 204, 204) rgb(181, 181, 181);
</string>
         </property>
         <property name="text">
          <string>Combination</string>
         </property>
         <property name="icon">
          <iconset resource="../resource.qrc">
           <normaloff>:/icon/resource/image/tool_op23.png</normaloff>:/icon/resource/image/tool_op23.png</iconset>
         </property>
         <property name="iconSize">
          <size>
           <width>24</width>
           <height>24</height>
          </size>
         </property>
        </widget>
       </item>
      </layout>
     </widget>
    </widget>
   </item>
  </layout>
 </widget>
 <resources>
  <include location="../resource.qrc"/>
 </resources>
 <connections/>
</ui>
